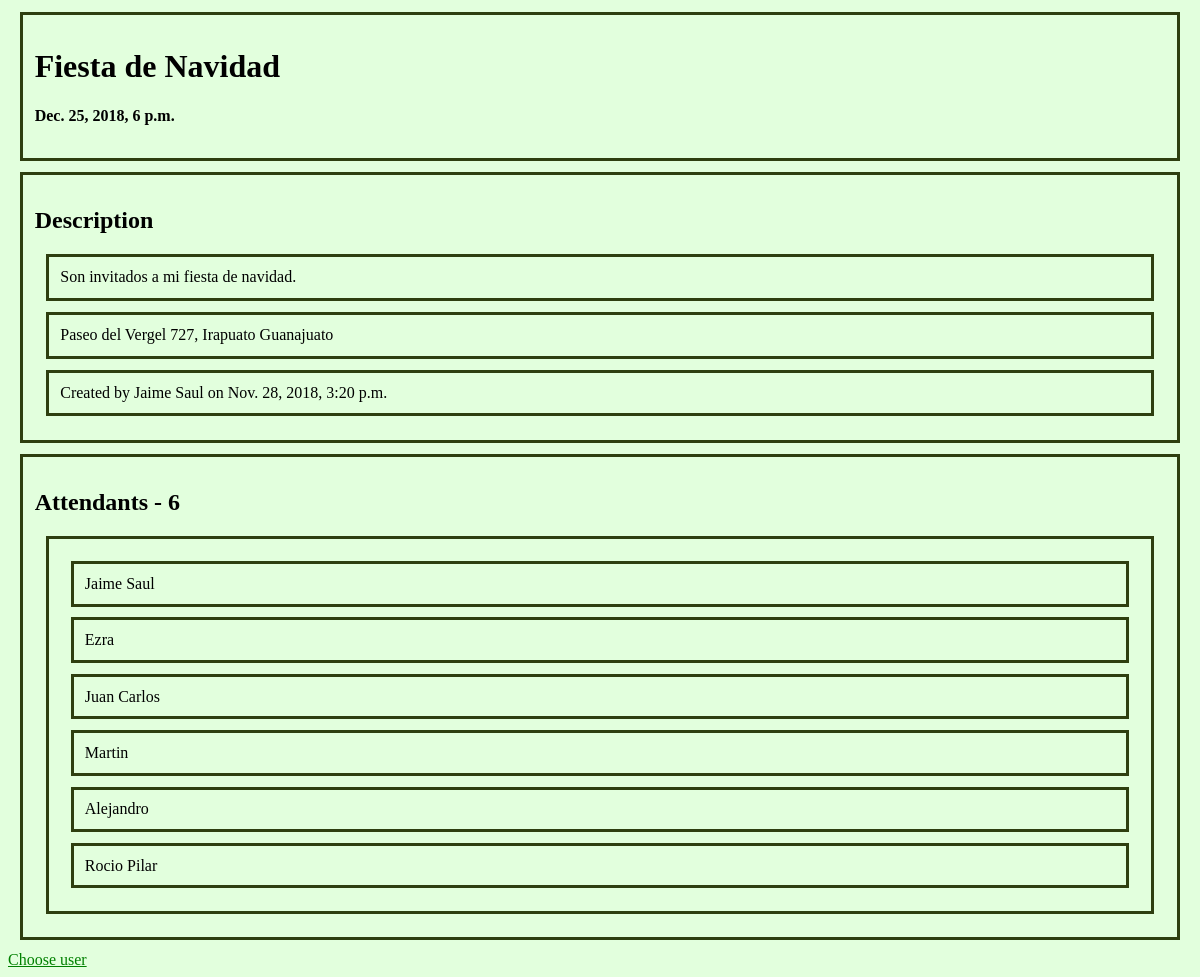
The app's page /events/1/ with its own data.
### events/models.py (models this page shows, shortened)
class MeetUps(models.Model):
    user_creator = models.ForeignKey(Users, on_delete=models.CASCADE, related_name='events_created')
    created_date = timezone.now()
    name = models.CharField(max_length=30)
    location = models.CharField(max_length=50)
    description = models.CharField(max_length=300)
    mu_date = models.DateTimeField('event date')

class Users(models.Model):
    first_name = models.CharField(max_length=30)
    last_name = models.CharField(max_length=30)
    email = models.CharField(max_length=30)
    def __str__(self):
        return self.first_name

class Attendees(models.Model):
    class Meta:
        unique_together = (('meetup_going', 'user_going'))
    meetup_going = models.ForeignKey(MeetUps, on_delete=models.CASCADE, related_name='attendees')
    user_going = models.ForeignKey(Users, on_delete=models.CASCADE, related_name='going_to')

### events/views.py (the view)
# urls.py: path('<int:pk>/', views.MeetUpView.as_view(), name='meetup'),
class MeetUpView(generic.DetailView):
    model = MeetUps
    template_name = 'events/meetup.html'

### events/templates/events/meetup.html
{% load static %}
<link rel="stylesheet" type="text/css" href="{% static 'events/style.css' %}">
<div>
    <h1>
        {{ meetups.name}}
    </h1>
    <h4>
        {{meetups.mu_date}}
    </h4>
</div>
<div>
    <h2>Description</h2>
    <div>
        {{meetups.description}}
    </div>
    <div>
        {{meetups.location}}
    </div>
    <div>
        Created by {{meetups.user_creator}} on {{meetups.created_date}}
    </div>
</div>
<div>
    <h2>Attendants - {{ meetups.attendees.count }}</h2>
    <div>
        {% for attendee in meetups.attendees.all %}
        <div>
            {{ attendee.user_going.first_name }}
        </div>
        {% endfor %}
    </div>
</div>
<a href="{% url 'events:index' %}">Choose user</a>

### events/static/events/style.css (style rules this page uses)
* { box-sizing: border-box; }
a { color: green; }
div { margin: 1%; padding: 1%; border-width: 20%; border-style: solid; border-color: rgb(46, 63, 16); }

### records on screen
MeetUps: name "Fiesta de Navidad", mu_date "Dec. 25, 2018, 6 p.m.", description "Son invitados a mi fiesta de navidad.", location "Paseo del Vergel 727, Irapuato Guanajuato", user_creator "Jaime Saul", created_date "Nov. 28, 2018, 3:20 p.m.", attendees.count "6"
Attendees: user_going.first_name "Jaime Saul"
Attendees: user_going.first_name "Ezra"
Attendees: user_going.first_name "Juan Carlos"
Attendees: user_going.first_name "Martin"
Attendees: user_going.first_name "Alejandro"
Attendees: user_going.first_name "Rocio Pilar"
